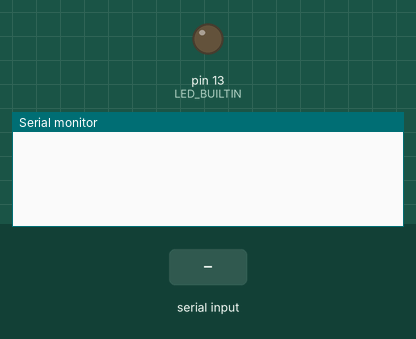
Simulated run of this sketch. Board: Arduino Uno, built with avr-gcc and run on an emulated ATmega328P. Shown: output pins drawn as LEDs (lit = HIGH), the last lines printed to the serial monitor. Inputs (shaded band) come from the test bench.

Above: at 1.2 s.
1.3 s: "90,45\n" received over Serial
At 1.31 s:
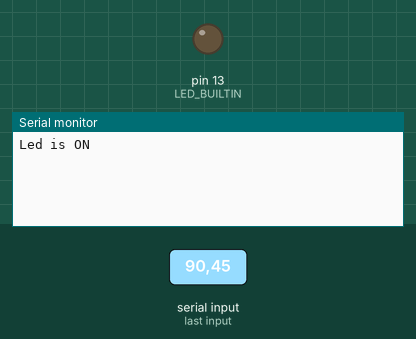
At 2.0 s:
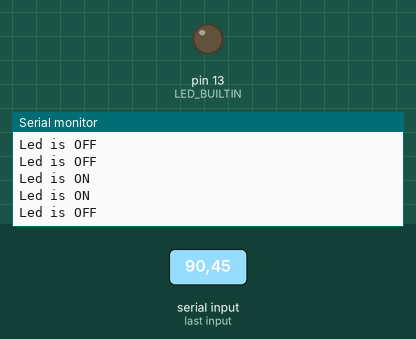

Measured:
- after the input at 1.3 s, the serial monitor: prints a new line at once (image 1)

The sketch:

serial_arduino_read.ino
```cpp
int x;

void setup() {
	Serial.begin(9600);
	Serial.setTimeout(1);
  pinMode(LED_BUILTIN, OUTPUT);
}

void loop() {
	while (!Serial.available());
	x = Serial.readString().toInt();

    if (x) {
      digitalWrite(LED_BUILTIN, HIGH);
	    Serial.print("Led is ON\n");

    } else {
      digitalWrite(LED_BUILTIN, LOW);
      Serial.print("Led is OFF\n");
    }
}
```
